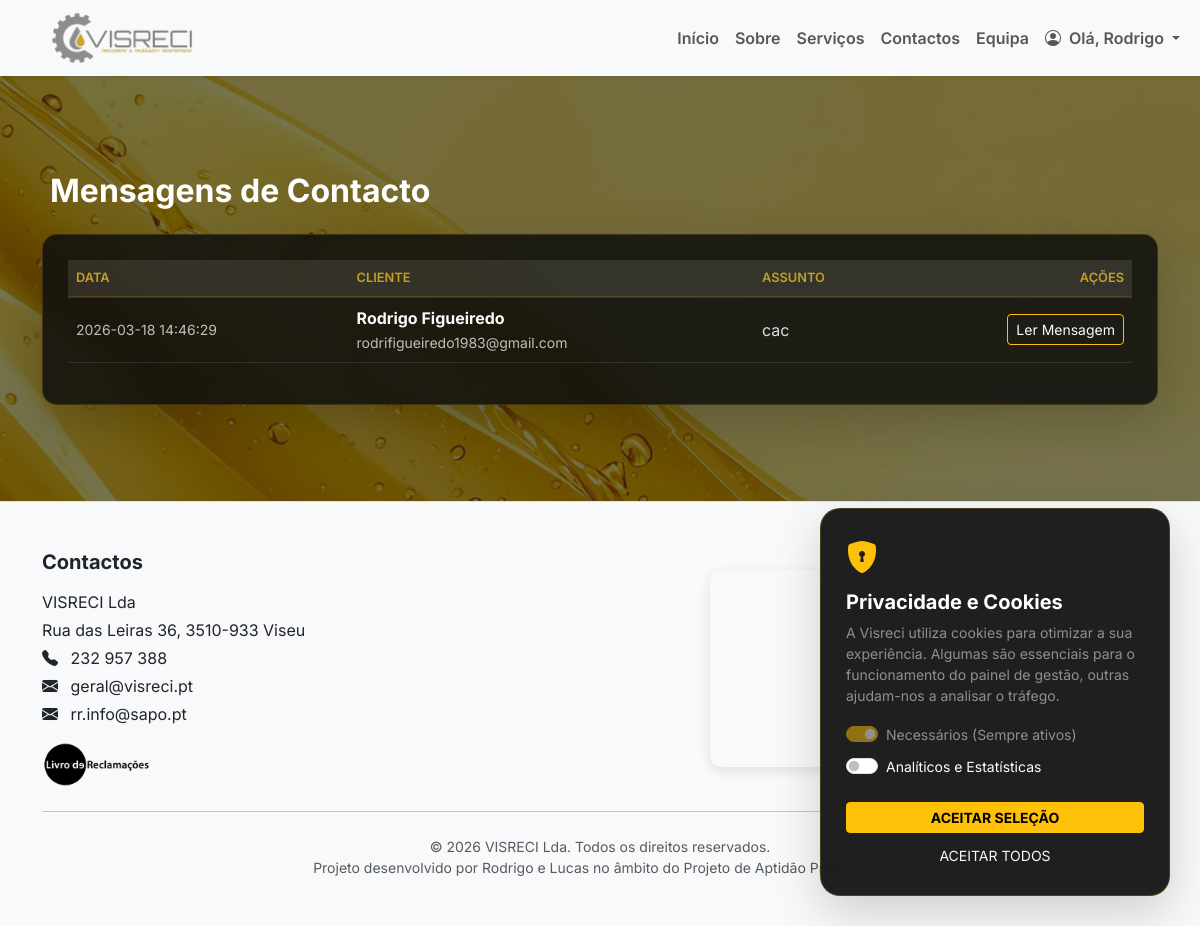
The app's page /admin/contactos (signed in), older data.
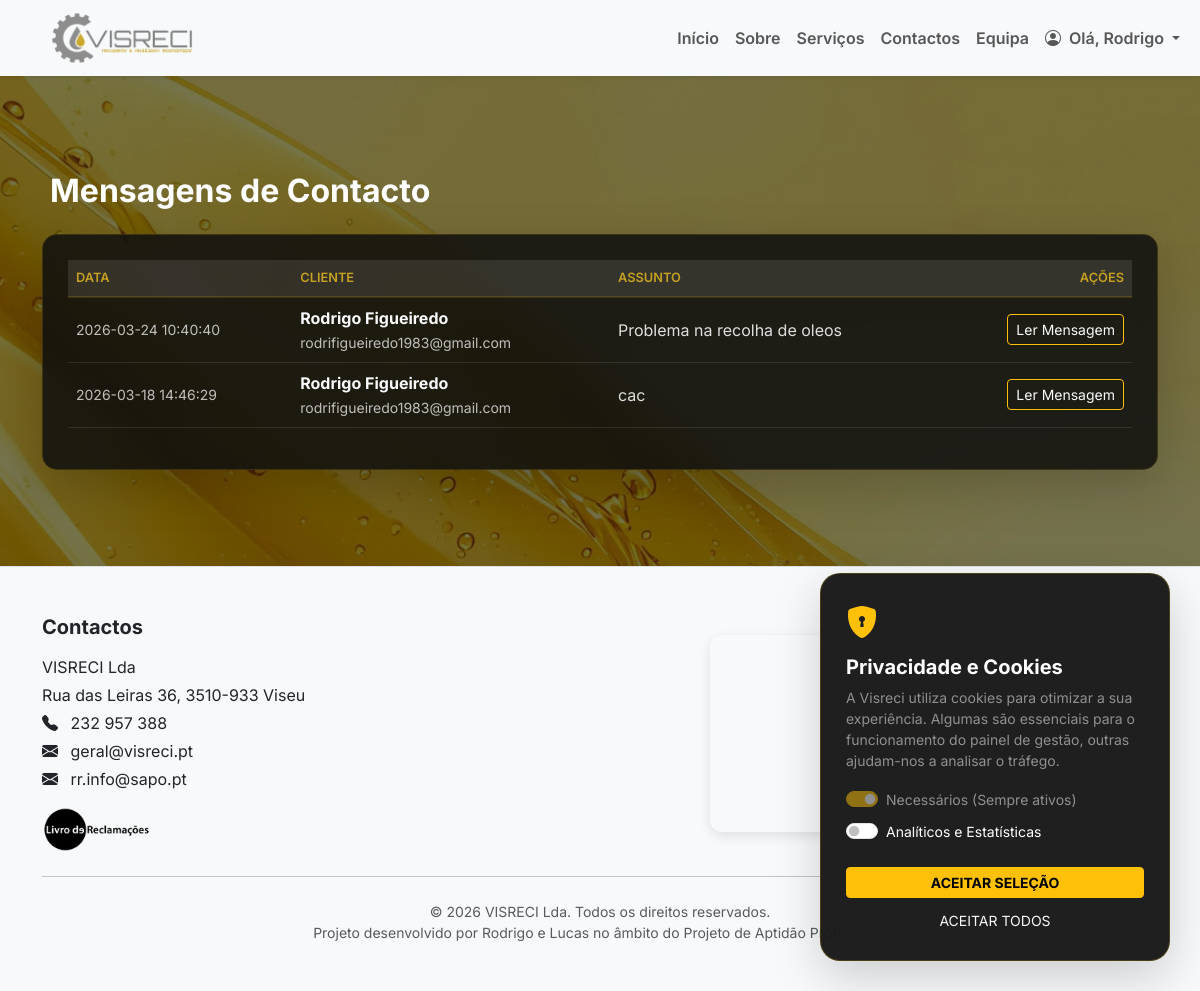
The same page, newer data.
### tables this page shows
CREATE TABLE contactos (
    id INTEGER PRIMARY KEY AUTOINCREMENT,
    nome TEXT NOT NULL,
    email TEXT NOT NULL,
    assunto TEXT,
    mensagem TEXT NOT NULL,
    lido INTEGER DEFAULT 0,
    created_at TIMESTAMP DEFAULT CURRENT_TIMESTAMP
);

### app.py (the view)
@app.route("/admin/contactos")
@login_required
def admin_contactos():
    conn = get_connection()
    mensagens = conn.execute("SELECT * FROM contactos ORDER BY created_at DESC").fetchall()
    conn.close()
    return render_template("admin_contactos.html", mensagens=mensagens)

### app.py (called while the page is built)
def get_connection():
    conn = sqlite3.connect("app.db", timeout=30)
    conn.row_factory = sqlite3.Row
    return conn

def login_required(view_func):
    @wraps(view_func)
    def wrapper(*args, **kwargs):
        if "user_id" not in session:
            return redirect(url_for("login"))
        return view_func(*args, **kwargs)
    return wrapper

@app.context_processor
def inject_translations():
    lang = session.get('lang', 'pt')
    return {
        'lang': lang,
        't': TRANSLATIONS.get(lang, TRANSLATIONS['pt'])
    }

### templates/admin_contactos.html (shortened to what this page needs)
{% extends "menu.html" %}
{% block content %}
<section class="py-5 mt-5">
    <div class="container">
        <h2 class="text-white fw-bold mb-4">Mensagens de Contacto</h2>
        <div class="table-glass on-dark p-4 shadow-lg">
            <div class="table-responsive">
                <table class="table align-middle text-white">
                    <thead class="text-warning text-uppercase small">
                        <tr>
                            <th>Data</th>
                            <th>Cliente</th>
                            <th>Assunto</th>
                            <th class="text-end">Ações</th>
                        </tr>
                    </thead>
                    <tbody>
                        {% for m in mensagens %}
                        <tr class="border-bottom border-secondary border-opacity-25">
                            <td class="small">{{ m.created_at }}</td>
                            <td>
                                <b>{{ m.nome }}</b><br>
                                <small class="text-white-50">{{ m.email }}</small>
                            </td>
                            <td>{{ m.assunto }}</td>
                            <td class="text-end">
                                <button class="btn btn-sm btn-outline-warning" data-bs-toggle="modal"
                                    data-bs-target="#msg{{ m.id }}">
                                     Ler Mensagem
                                </button>
                            </td>
                        </tr>
                        {% endfor %}
                    </tbody>
                </table>
            </div>
        </div>
    </div>
</section>
{% endblock %}

Row changes from the older to the newer data that the page shows:
added contactos: created_at "2026-03-24 10:40:40", nome "Rodrigo Figueiredo", email "rodrifigueiredo1983@gmail.com", assunto "Problema na recolha de oleos"
